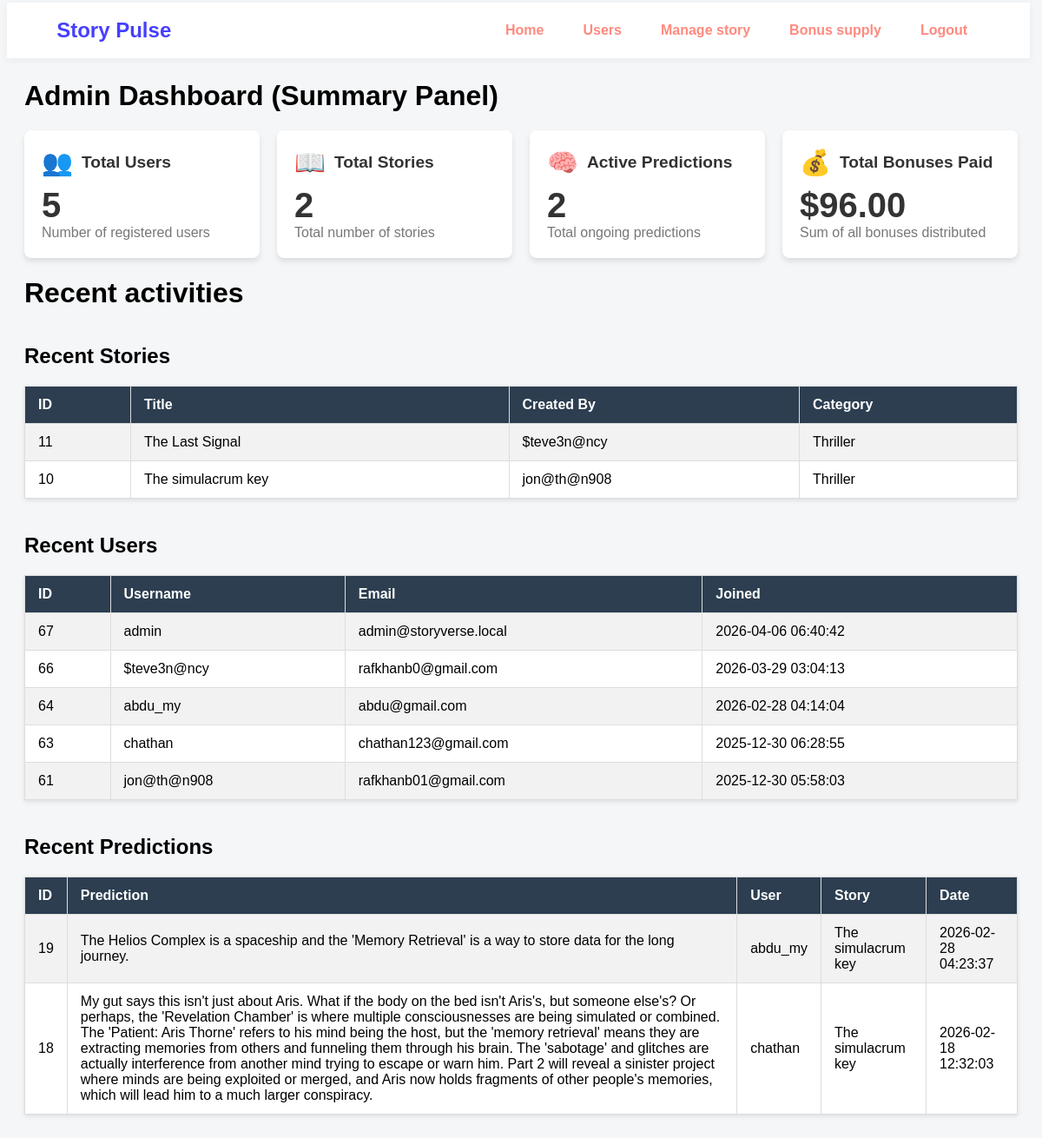
Page /admin/admin_home_old.php on the committed database.
### tables this page shows
CREATE TABLE `stories` (
  `story_id` int(11) NOT NULL,
  `title` varchar(255) NOT NULL,
  `created_by` varchar(100) NOT NULL,
  `category` varchar(50) DEFAULT 'General',
  `description` text NOT NULL,
  `cover_image_url` varchar(255) DEFAULT NULL,
  `current_part_no` int(11) DEFAULT 1,
  `is_completed` tinyint(1) DEFAULT 0,
  `total_parts` int(11) DEFAULT 1,
  `view_count` int(11) DEFAULT 0,
  `like_count` int(11) DEFAULT 0,
  `prediction_count` int(11) DEFAULT 0,
  `created_at` timestamp NOT NULL DEFAULT current_timestamp(),
  `completed_at` timestamp NULL DEFAULT NULL,
  `last_updated` timestamp NULL DEFAULT NULL ON UPDATE current_timestamp(),
  `status` enum('pending','approved','rejected') DEFAULT 'pending'
);

CREATE TABLE `users` (
  `user_id` int(11) NOT NULL,
  `user_name` varchar(50) NOT NULL,
  `password` varchar(100) NOT NULL,
  `first_name` varchar(50) NOT NULL,
  `last_name` varchar(50) DEFAULT NULL,
  `email` varchar(100) NOT NULL,
  `profile_picture` varchar(255) DEFAULT NULL,
  `bio` text DEFAULT NULL,
  `website` varchar(255) DEFAULT NULL,
  `instagram` varchar(100) DEFAULT NULL,
  `user_type` enum('reader','author','admin') DEFAULT 'reader',
  `email_verified` tinyint(1) DEFAULT 0,
  `total_score` int(11) DEFAULT 0,
  `created_at` timestamp NOT NULL DEFAULT current_timestamp(),
  `last_active` timestamp NULL DEFAULT NULL,
  `total_bonus` decimal(10,2) DEFAULT 0.00,
  `follower_count` int(11) DEFAULT 0,
  `following_count` int(11) DEFAULT 0,
  `total_likes` int(11) DEFAULT 0,
  `total_stories` int(11) DEFAULT 0,
  `total_views` int(11) DEFAULT 0,
  `is_verified` tinyint(1) NOT NULL DEFAULT 0 COMMENT '0=unverified, 1=verified (admin override or OTP complete)'
);

CREATE TABLE `predictions` (
  `prediction_id` int(11) NOT NULL,
  `story_id` int(11) NOT NULL,
  `prediction_part_no` int(11) NOT NULL,
  `user_id` int(11) NOT NULL,
  `prediction_text` text NOT NULL,
  `created_at` timestamp NOT NULL DEFAULT current_timestamp(),
  `is_edited` tinyint(1) DEFAULT 0,
  `updated_at` timestamp NOT NULL DEFAULT current_timestamp() ON UPDATE current_timestamp(),
  `is_bonus_eligible` tinyint(1) DEFAULT 0,
  `manual_accuracy` float DEFAULT NULL
);

### admin/admin_home_old.php (the view, shortened to what this page needs)
<?php
require_once 'db_connect.php';
try {
    $stmtStories = $pdo->prepare("
        SELECT story_id, title, created_by, category, created_at
        FROM Stories
        ORDER BY story_id DESC
        LIMIT 5
    ");
    $stmtStories->execute();
    $recentStories = $stmtStories->fetchAll(PDO::FETCH_ASSOC);
    $stmtUsers = $pdo->prepare("
        SELECT user_id, user_name, email, created_at
        FROM Users
        ORDER BY user_id DESC
        LIMIT 5
    ");
    $stmtUsers->execute();
    $recentUsers = $stmtUsers->fetchAll(PDO::FETCH_ASSOC);
    $stmtPredictions = $pdo->prepare("
        SELECT p.prediction_id, p.prediction_text, u.user_name, s.title, p.created_at
        FROM Predictions p
        JOIN Users u ON p.user_id = u.user_id
        JOIN Stories s ON p.story_id = s.story_id
        ORDER BY p.prediction_id DESC
        LIMIT 5
    ");
    $stmtPredictions->execute();
    $recentPredictions = $stmtPredictions->fetchAll(PDO::FETCH_ASSOC);
} catch (PDOException $e) {
    echo "Database error: " . $e->getMessage();
    exit();
}
$total_users = 0;
$total_stories = 0;
$active_predictions = 0;
$total_bonuses = 0.00;
try {
    $sql_users = "SELECT COUNT(user_id) AS total_users FROM Users";
    $stmt_users = $pdo->query($sql_users);
    $result_users = $stmt_users->fetch(PDO::FETCH_ASSOC);
    if ($result_users) {
        $total_users = $result_users['total_users'];
    }
    $sql_stories = "SELECT COUNT(story_id) AS total_stories FROM stories";
    $stmt_stories = $pdo->query($sql_stories);
    $result_stories = $stmt_stories->fetch(PDO::FETCH_ASSOC);
    if ($result_stories) {
        $total_stories = $result_stories['total_stories'];
    }
    $sql_predictions = "SELECT COUNT(prediction_id) AS active_predictions FROM predictions";
    $stmt_predictions = $pdo->query($sql_predictions);
    $result_predictions = $stmt_predictions->fetch(PDO::FETCH_ASSOC);
    if ($result_predictions) {
        $active_predictions = $result_predictions['active_predictions'];
    }
    $sql_bonuses = "SELECT SUM(bonus_amount) AS total_bonuses FROM Bonus";
    $stmt_bonuses = $pdo->query($sql_bonuses);
    $result_bonuses = $stmt_bonuses->fetch(PDO::FETCH_ASSOC);
    if ($result_bonuses && $result_bonuses['total_bonuses'] !== null) {
        $total_bonuses = $result_bonuses['total_bonuses'];
    }
} catch (PDOException $e) {
    error_log("Query Error in admin_dashboard.php: " . $e->getMessage());
}
?>
<!DOCTYPE html>
<html>
<head>
</head>
<body>
    <nav>
        <h3 class="navtitle">Story Pulse</h3>
        <div class="navcta">
            <button class="navlinks"><a href="admin_home.php">Home</a></button>
            <button class="navlinks"><a href="manage_users.php">Users</a></button>
            <button class="navlinks"><a href="manage_stories.php">Manage story</a></button>
            <button class="navlinks"><a href="admin_bonus_supply.php">Bonus supply </a></button>
            <div class="navlinks">
                <a href="../logout.php" class="logout-btn">Logout</a>
            </div>
        </div>
    </nav>
     <h1>Admin Dashboard (Summary Panel)</h1>
    <div class="dashboard-container">
        <a href="manage_users.php" class="card">
            <div class="card-header">
                <span class="icon">👥</span> Total Users
            </div>
            <div class="card-value">
                <?php echo htmlspecialchars($total_users); ?>
            </div>
            <div class="card-description">
                Number of registered users
            </div>
        </a>
        <a href="manage_stories.php" class="card">
            <div class="card-header">
                <span class="icon">📖</span> Total Stories
            </div>
            <div class="card-value">
                <?php echo htmlspecialchars($total_stories); ?>
            </div>
            <div class="card-description">
                Total number of stories
            </div>
        </a>
        <a href="manage_predictions.php" class="card">
            <div class="card-header">
                <span class="icon">🧠</span> Active Predictions
            </div>
            <div class="card-value">
                <?php echo htmlspecialchars($active_predictions); ?>
            </div>
            <div class="card-description">
                Total ongoing predictions
            </div>
        </a>
        <a href="admin_bonus_supply.php" class="card">
            <div class="card-header">
                <span class="icon">💰</span> Total Bonuses Paid
            </div>
            <div class="card-value">
                $<?php echo htmlspecialchars(number_format($total_bonuses, 2)); ?>
            </div>
            <div class="card-description">
                Sum of all bonuses distributed
            </div>
        </a>
    </div>
    <h1>Recent activities</h1>
    <h2>Recent Stories</h2>
    <table>
        <tr>
            <th>ID</th>
            <th>Title</th>
            <th>Created By</th>
            <th>Category</th>
        </tr>
        <?php foreach ($recentStories as $story): ?>
            <tr>
                <td><?= htmlspecialchars($story['story_id']) ?></td>
                <td><?= htmlspecialchars($story['title']) ?></td>
                <td><?= htmlspecialchars($story['created_by']) ?></td>
                <td><?= htmlspecialchars($story['category']) ?></td>
            </tr>
        <?php endforeach; ?>
    </table>
    <h2>Recent Users</h2>
    <table>
        <tr>
            <th>ID</th>
            <th>Username</th>
            <th>Email</th>
            <th>Joined</th>
        </tr>
        <?php foreach ($recentUsers as $user): ?>
            <tr>
                <td><?= htmlspecialchars($user['user_id']) ?></td>
                <td><?= htmlspecialchars($user['user_name']) ?></td>
                <td><?= htmlspecialchars($user['email']) ?></td>
                <td><?= htmlspecialchars($user['created_at']) ?></td>
            </tr>
        <?php endforeach; ?>
    </table>
    <h2>Recent Predictions</h2>
    <table>
        <tr>
            <th>ID</th>
            <th>Prediction</th>
            <th>User</th>
            <th>Story</th>
            <th>Date</th>
        </tr>
        <?php foreach ($recentPredictions as $prediction): ?>
            <tr>
                <td><?= htmlspecialchars($prediction['prediction_id']) ?></td>
                <td><?= htmlspecialchars($prediction['prediction_text']) ?></td>
                <td><?= htmlspecialchars($prediction['user_name']) ?></td>
                <td><?= htmlspecialchars($prediction['title']) ?></td>
                <td><?= htmlspecialchars($prediction['created_at']) ?></td>
            </tr>
        <?php endforeach; ?>
    </table>
</body>
</html>

### admin/admin_home_old.php (style rules this page uses)
body { font-family: Arial, sans-serif; background-color: #f4f6f8; padding:20px; }
h2 { margin-top: 40px; }
table { border-collapse: collapse; width: 100%; background: #fff; box-shadow: 0 2px 5px rgba(0,0,0,0.1); }
th, td { padding: 12px 15px; border: 1px solid #ddd; text-align: left; }
th { background-color: #2c3e50; color: white; }
tr:nth-child(even) { background-color: #f2f2f2; }
nav { display: flex; width: 93%; background:white; padding: 15px 5%; box-shadow: 0 2px 10px rgba(0, 0, 0, 0.05); align-items: center; justify-content: space-between; margin:-25px -20px 25px -20px; }
.navtitle { color: #463fff; font-size: 24px; font-weight: 700; margin: 0; }
.navcta { display: flex; gap: 15px; align-items: center; }
.navlinks { border: none; background: transparent; padding: 8px 15px; cursor: pointer; transition: all 0.3s ease; font-size: 16px; font-weight: 600; }
nav a { text-decoration: none; color: #ff8a7f; transition: color 0.3s ease; }
.dashboard-container { display: grid; grid-template-columns: repeat(auto-fit, minmax(250px, 1fr)); gap: 20px; }
.card { background-color: #fff; padding: 20px; border-radius: 8px; box-shadow: 0 4px 6px rgba(0, 0, 0, 0.1); text-decoration: none; color: #333; transition: transform 0.2s; cursor: pointer; }
.card-header { display: flex; align-items: center; font-size: 1.2em; font-weight: bold; margin-bottom: 10px; }
.card-header .icon { margin-right: 10px; font-size: 1.5em; }
.card-value { font-size: 2.5em; font-weight: bold; }
.card-description { color: #777; }

### rows in the picture
stories: story_id "11", title "The Last Signal", created_by "$teve3n@ncy", category "Thriller"
stories: story_id "10", title "The simulacrum key", created_by "jon@th@n908", category "Thriller"
users: user_id "67", user_name "admin", email "admin@storyverse.local", created_at "2026-04-06 06:40:42"
users: user_id "66", user_name "$teve3n@ncy", email "rafkhanb0@gmail.com", created_at "2026-03-29 03:04:13"
users: user_id "64", user_name "abdu_my", email "abdu@gmail.com", created_at "2026-02-28 04:14:04"
users: user_id "63", user_name "chathan", email "chathan123@gmail.com", created_at "2025-12-30 06:28:55"
users: user_id "61", user_name "jon@th@n908", email "rafkhanb01@gmail.com", created_at "2025-12-30 05:58:03"
predictions: prediction_id "19", prediction_text "The Helios Complex is a spaceship and the 'Memory Retrieval' is a way to store data for the long journey.", user.user_name "abdu_my", story.title "The simulacrum key", created_at "2026-02-28 04:23:37"
predictions: prediction_id "18", prediction_text "My gut says this isn't just about Aris. What if the body on the bed isn't Aris's, but someone else's? Or perhaps, the 'Revelation Chamber' is where multiple consciousnesses are being simulated or combined. The 'Patient: Aris Thorne' refers to his mind being the host, but the 'memory retrieval' means they are extracting memories from others and funneling them through his brain. The 'sabotage' and glitches are actually interference from another mind trying to escape or warn him. Part 2 will reveal a sinister project where minds are being exploited or merged, and Aris now holds fragments of other people's memories, which will lead him to a much larger conspiracy.", user.user_name "chathan", story.title "The simulacrum key", created_at "2026-02-18 12:32:03"

### other values in the picture
$total_users "5"
$total_stories "2"
$active_predictions "2"
$total_bonuses "96.00"
